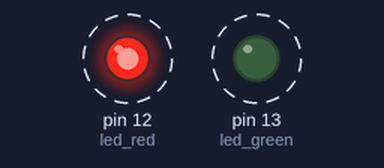
Bench run of a sketch on a simulated Arduino Uno, built with avr-gcc and run on an emulated ATmega328P. On the bench: output pins drawn as LEDs (lit = HIGH). Dashed ring = blinking.

Above: at 0.5 s.
Timing chart, 0 to 4.6 s (numbered marks = the images above):
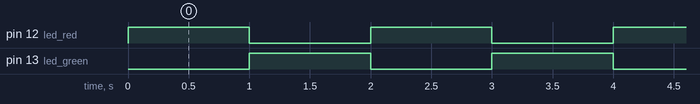

Measured:
- by itself, pin 12 (led_red), pin 13 (led_green): alternates HIGH for 1.0 s and LOW for 1.0 s

The sketch:

aufgabe32.ino
```cpp
int led_red = 12;
int led_green = 13;

void setup() {
    pinMode(led_red , OUTPUT);
    pinMode(led_green , OUTPUT);
}

void loop() {
    digitalWrite(led_red , HIGH);
    digitalWrite(led_green , LOW);
    delay (1000);
    digitalWrite(led_red , LOW);
    digitalWrite(led_green , HIGH);
    delay(1000);

}
```
